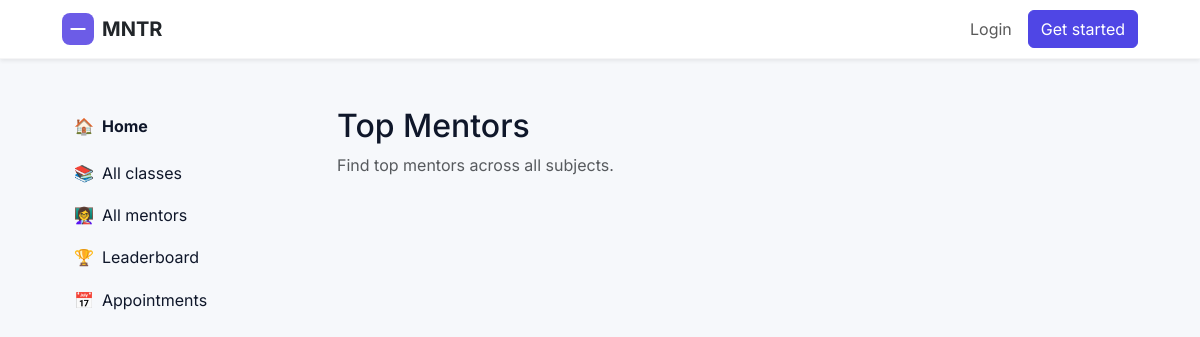
Before: /top-mentors/ with the older database file.
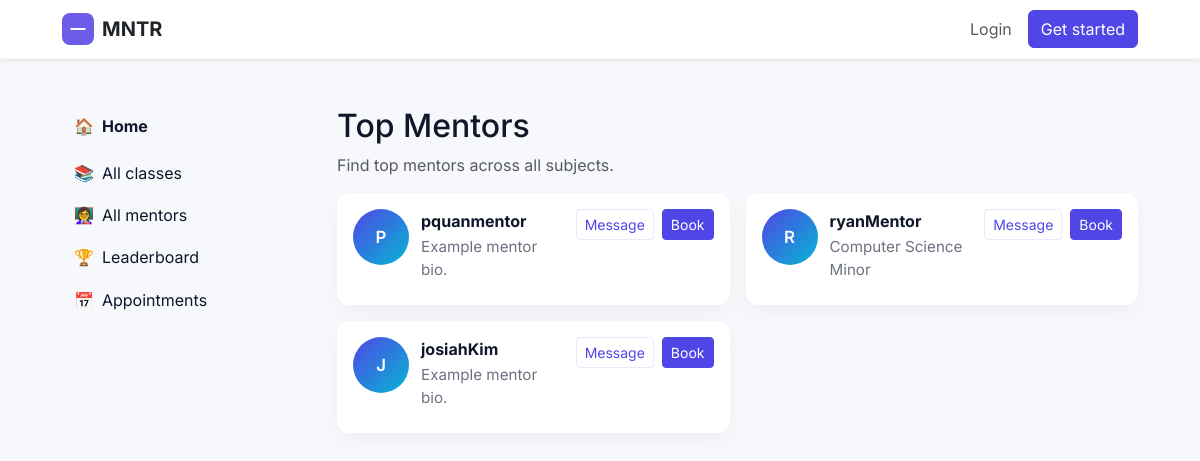
After: the same page with the newer database file.
### accounts/models.py (models this page shows, shortened)
class Mentor(models.Model):
    user = models.OneToOneField(User, on_delete=models.CASCADE, related_name='mentor_profile')
    bio = models.TextField(blank=True)
    subjects = models.CharField(max_length=300, blank=True)
    class_codes = models.CharField(max_length=300, blank=True, default="")
    approved = models.BooleanField(default=False)
    rating = models.DecimalField(max_digits=3, decimal_places=2, null=True, blank=True)
    avatar = models.ImageField(upload_to='mentor_avatars/', null=True, blank=True)
    created_at = models.DateTimeField(auto_now_add=True)

### accounts/views.py (the view)
# urls.py: path('top-mentors/', views.top_mentors, name='top_mentors'),
def top_mentors(request):
    mentors = Mentor.objects.filter(approved=True)[:12]
    return render(request, 'top_mentors.html', {'mentors': mentors})

### templates/top_mentors.html
{% extends 'base.html' %}
{% block content %}
  <div class="mt-4">
    <h2>Top Mentors</h2>
    <p class="text-muted">Find top mentors across all subjects.</p>
    <div class="mentor-grid mt-3">
      {% for mentor in mentors %}
        <div class="mentor-card">
          <div class="mentor-avatar">{{ mentor.user.username|slice:":1"|upper }}</div>
          <div class="mentor-meta">
            <div class="mentor-name">{{ mentor.user.username }}</div>
            <div class="mentor-bio">{{ mentor.bio|default:"Example mentor bio." }}</div>
          </div>
          <div class="mentor-actions">
            <a class="btn btn-outline-primary btn-sm" href="#">Message</a>
            <a class="btn btn-primary btn-sm" href="#">Book</a>
          </div>
        </div>
      {% endfor %}
    </div>
  </div>
{% endblock %}

### templates/base.html (shortened to what this page needs)
<!doctype html>
<html lang="en">
  <head>
    <link href="https://cdn.jsdelivr.net/npm/bootstrap@5.3.2/dist/css/bootstrap.min.css" rel="stylesheet">
    {% load static %}
    <link rel="stylesheet" href="{% static 'style.css' %}">
  </head>
  <body>
    <nav class="navbar navbar-expand-lg navbar-light bg-white shadow-sm">
      <div class="container">
        <a class="navbar-brand d-flex align-items-center gap-2" href="/">
          <svg width="32" height="32" viewBox="0 0 24 24" fill="none" xmlns="http://www.w3.org/2000/svg" aria-hidden="true">
            <rect width="24" height="24" rx="6" fill="#6C5CE7" />
            <path d="M7 12h10" stroke="white" stroke-width="1.5" stroke-linecap="round" stroke-linejoin="round" />
          </svg>
          <span class="fw-bold text-dark">MNTR</span>
        </a>
        <div class="collapse navbar-collapse" id="mainNav">
          <ul class="navbar-nav ms-auto align-items-center">
            {% if user.is_authenticated %}
              <li class="nav-item dropdown">
                <button class="btn btn-outline-secondary dropdown-toggle me-2" id="userMenuButton" data-bs-toggle="dropdown" aria-expanded="false">Hi {{ user.username }}</button>
                <ul class="dropdown-menu dropdown-menu-end" aria-labelledby="userMenuButton">
                  <li><a class="dropdown-item" href="{% url 'profile' %}">Profile</a></li>
                  <li><a class="dropdown-item" href="#">Settings</a></li>
                  {% if user.is_superuser %}
                    <li><a class="dropdown-item" href="{% url 'admin:index' %}">Admin</a></li>
                  {% endif %}
                  <li><hr class="dropdown-divider"></li>
                  <li class="px-3 py-2">
                    <form method="post" action="{% url 'logout' %}">
                      {% csrf_token %}
                      <button type="submit" class="btn btn-link text-danger p-0">Logout</button>
                    </form>
                  </li>
                </ul>
              </li>
            {% else %}
              <li class="nav-item"><a class="nav-link" href="{% url 'login' %}">Login</a></li>
              <li class="nav-item ms-2"><a class="btn btn-primary" href="{% url 'register' %}">Get started</a></li>
            {% endif %}
          </ul>
        </div>
      </div>
    </nav>
    <div class="container mt-4">
      <div class="row">
        <aside class="col-md-3 d-none d-md-block">
          <nav class="sidebar sticky-top pt-4">
            <ul class="nav flex-column">
              <li class="nav-item mb-2">
                <a class="nav-link fw-bold d-flex align-items-center gap-2" href="{% url 'home' %}"><span class="sidebar-icon">🏠</span><span class="sidebar-text">Home</span></a>
              </li>
              <li class="nav-item mb-1">
                <a class="nav-link d-flex align-items-center gap-2" href="{% url 'top_classes' %}"><span class="sidebar-icon">📚</span><span class="sidebar-text">All classes</span></a>
              </li>
              <li class="nav-item mb-1"><a class="nav-link d-flex align-items-center gap-2" href="{% url 'top_mentors' %}"><span class="sidebar-icon">👩‍🏫</span><span class="sidebar-text">All mentors</span></a></li>
              <li class="nav-item mb-1"><a class="nav-link d-flex align-items-center gap-2" href="{% url 'leaderboard' %}"><span class="sidebar-icon">🏆</span><span class="sidebar-text">Leaderboard</span></a></li>
              <li class="nav-item mb-1"><a class="nav-link d-flex align-items-center gap-2" href="{% url 'appointments' %}"><span class="sidebar-icon">📅</span><span class="sidebar-text">Appointments</span></a></li>
            </ul>
          </nav>
        </aside>
        <main class="col-md-9">
      {% block content %}{% endblock %}
        </main>
      </div>
    </div>
  </body>
</html>

### static/style.css (style rules this page uses)
:root { --color-bg: #f6f8fb; --color-surface: #ffffff; --color-muted: #6b7280; --color-primary: #4F46E5; --color-primary-700: #3730A3; --color-accent: #06B6D4; --color-success: #10B981; --color-danger: #ef4444; --color-focus: rgba(79,70,229,0.18); --radius-lg: 12px; --shadow-sm: 0 8px 28px rgba(15,23,42,0.06); --container-width: 1100px; }
body { font-family: Inter, system-ui, -apple-system, "Segoe UI", Roboto, "Helvetica Neue", Arial; color: #0f172a; background: var(--color-bg); }
.container { max-width: var(--container-width); }
.navbar-brand svg { display: inline-block; }
.navbar { background: var(--color-surface); border-bottom: 1px solid rgba(15,23,42,0.04); }
.btn-primary { background: var(--color-primary); border-color: var(--color-primary); color: #fff; }
.btn-outline-primary { color: var(--color-primary); border-color: rgba(79,70,229,0.12); }
a { color: var(--color-primary); }
.mentor-grid { display: grid; grid-template-columns: repeat(auto-fill, minmax(260px, 1fr)); gap: 1rem; }
.mentor-card { background: var(--color-surface); border-radius: .75rem; padding: 1rem; box-shadow: 0 8px 20px rgba(15,23,42,0.04); display:flex; gap: .75rem; align-items:flex-start; }
.mentor-avatar { width:56px; height:56px; border-radius:999px; background: linear-gradient(135deg, var(--color-primary), var(--color-accent)); color:#fff; display:flex; align-items:center; justify-content:center; font-weight:600; font-size:1.05rem; }
.mentor-meta { flex:1; }
.mentor-name { font-weight:700; margin-bottom: .15rem; }
.mentor-bio { color: var(--color-muted); font-size: .95rem; margin-bottom: .5rem; }
.mentor-actions { display:flex; gap:.5rem; align-items:center; }
.sidebar { padding: 0.5rem 0.75rem; background: transparent; }
.sidebar .nav-link { color: #0f172a; padding: .45rem 0; }

Changed rows visible on the page:
now on this page (row edited): Mentor: user.username "P", user.username "pquanmentor", bio "Example mentor bio."
added Mentor: user.username "R", user.username "ryanMentor", bio "Computer Science Minor"
added Mentor: user.username "J", user.username "josiahKim", bio "Example mentor bio."
